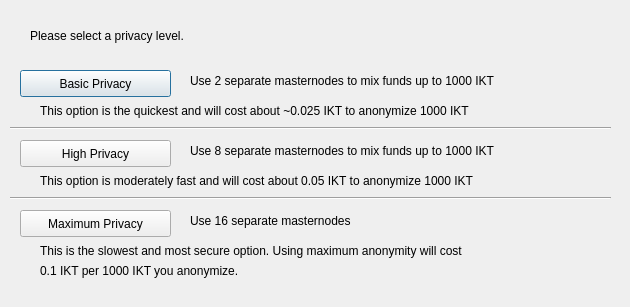
<?xml version="1.0" encoding="UTF-8"?>
<ui version="4.0">
 <class>DarksendConfig</class>
 <widget class="QDialog" name="DarksendConfig">
  <property name="geometry">
   <rect>
    <x>0</x>
    <y>0</y>
    <width>630</width>
    <height>307</height>
   </rect>
  </property>
  <property name="windowTitle">
   <string>Configure PrivateSend</string>
  </property>
  <widget class="QPushButton" name="buttonBasic">
   <property name="geometry">
    <rect>
     <x>20</x>
     <y>70</y>
     <width>151</width>
     <height>27</height>
    </rect>
   </property>
   <property name="text">
    <string>Basic Privacy</string>
   </property>
  </widget>
  <widget class="QPushButton" name="buttonHigh">
   <property name="geometry">
    <rect>
     <x>20</x>
     <y>140</y>
     <width>151</width>
     <height>27</height>
    </rect>
   </property>
   <property name="text">
    <string>High Privacy</string>
   </property>
  </widget>
  <widget class="QPushButton" name="buttonMax">
   <property name="geometry">
    <rect>
     <x>20</x>
     <y>210</y>
     <width>151</width>
     <height>27</height>
    </rect>
   </property>
   <property name="text">
    <string>Maximum Privacy</string>
   </property>
  </widget>
  <widget class="QLabel" name="label">
   <property name="geometry">
    <rect>
     <x>30</x>
     <y>20</y>
     <width>571</width>
     <height>31</height>
    </rect>
   </property>
   <property name="text">
    <string>Please select a privacy level.</string>
   </property>
  </widget>
  <widget class="QLabel" name="label_2">
   <property name="geometry">
    <rect>
     <x>190</x>
     <y>70</y>
     <width>421</width>
     <height>21</height>
    </rect>
   </property>
   <property name="text">
    <string>Use 2 separate masternodes to mix funds up to 1000 IKT</string>
   </property>
  </widget>
  <widget class="QLabel" name="label_3">
   <property name="geometry">
    <rect>
     <x>190</x>
     <y>140</y>
     <width>411</width>
     <height>21</height>
    </rect>
   </property>
   <property name="text">
    <string>Use 8 separate masternodes to mix funds up to 1000 IKT</string>
   </property>
  </widget>
  <widget class="QLabel" name="label_4">
   <property name="geometry">
    <rect>
     <x>190</x>
     <y>210</y>
     <width>421</width>
     <height>21</height>
    </rect>
   </property>
   <property name="text">
    <string>Use 16 separate masternodes</string>
   </property>
  </widget>
  <widget class="QLabel" name="label_6">
   <property name="geometry">
    <rect>
     <x>40</x>
     <y>100</y>
     <width>561</width>
     <height>21</height>
    </rect>
   </property>
   <property name="text">
    <string>This option is the quickest and will cost about ~0.025 IKT to anonymize 1000 IKT</string>
   </property>
  </widget>
  <widget class="QLabel" name="label_7">
   <property name="geometry">
    <rect>
     <x>40</x>
     <y>170</y>
     <width>561</width>
     <height>21</height>
    </rect>
   </property>
   <property name="text">
    <string>This option is moderately fast and will cost about 0.05 IKT to anonymize 1000 IKT</string>
   </property>
  </widget>
  <widget class="QLabel" name="label_8">
   <property name="geometry">
    <rect>
     <x>40</x>
     <y>240</y>
     <width>561</width>
     <height>21</height>
    </rect>
   </property>
   <property name="text">
    <string>This is the slowest and most secure option. Using maximum anonymity will cost</string>
   </property>
  </widget>
  <widget class="QLabel" name="label_9">
   <property name="geometry">
    <rect>
     <x>40</x>
     <y>260</y>
     <width>561</width>
     <height>21</height>
    </rect>
   </property>
   <property name="text">
    <string>0.1 IKT per 1000 IKT you anonymize.</string>
   </property>
  </widget>
  <widget class="Line" name="line">
   <property name="geometry">
    <rect>
     <x>10</x>
     <y>120</y>
     <width>601</width>
     <height>16</height>
    </rect>
   </property>
   <property name="orientation">
    <enum>Qt::Horizontal</enum>
   </property>
  </widget>
  <widget class="Line" name="line_2">
   <property name="geometry">
    <rect>
     <x>10</x>
     <y>190</y>
     <width>601</width>
     <height>16</height>
    </rect>
   </property>
   <property name="orientation">
    <enum>Qt::Horizontal</enum>
   </property>
  </widget>
 </widget>
 <resources/>
 <connections/>
</ui>
